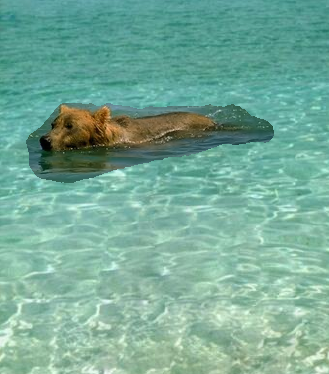
#> input picture cpLabs/lab8/data/naive.png, 329 x 374 px
$ python dragndrop_app.py data/naive.png data/poisson.png   (older library calls are emulated)
#> lines starting #> are read from the running program, lines starting #| are printed output that depends on the picture; after the words box and inside, x2 and y2 are one past the last pixel; in counts of white or black regions, pixels touching at a corner belong together
import cv2
import numpy as np

from lib.poisson import poisson_conj, naive_composite
import sys


if len(sys.argv) != 3:
	sys.exit("Usage: %s <bg_path> <fg_path>" % sys.argv[0])

bg_path = sys.argv[1]
fg_path = sys.argv[2]

mousedown = False
mode = False 		# drawing / moving
bx, by = -1, -1 	# mouse position on keydown
lx, ly = -1, -1 	# previous mouse position
fgx, fgy = 0, 0 	# position of fg
scale = 1.0 		# fg scale

bg = cv2.imread(bg_path)
#> bg is the input picture: shape (374, 329, 3); mean B, G, R 152.3, 170.6, 118.4
_fg = cv2.imread(fg_path)
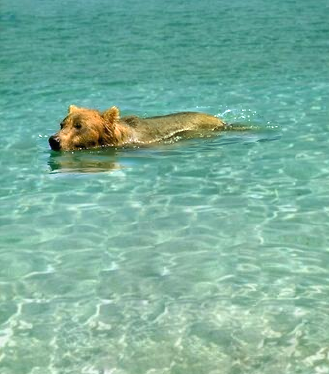
#> input picture cpLabs/lab8/data/poisson.png, 329 x 374 px
#> _fg is the input picture: shape (374, 329, 3); mean B, G, R 156.7, 176.1, 122.7
resize_factor = min(float(bg.shape[0])/_fg.shape[0], float(bg.shape[1])/_fg.shape[1])
#> resize_factor = 1
if resize_factor < 1:
	_fg = cv2.resize(_fg, (int(_fg.shape[1]*resize_factor),int(_fg.shape[0]*resize_factor)))
fg = _fg.copy()

mask = np.zeros(fg.shape, np.uint8)


# mouse callback function
# [47 lines left out: functions mouse_paint, floodfill_mask, not called in this run]

def state_display():
	global _fg, fg, bg, mask, fgx, fgy

	(bh,bw,bc) = bg.shape
	(fh,fw,fc) = _fg.shape
	out = np.zeros((bh, bw+fw, bc), np.uint8)
	out[:, fw:] = bg[...]

	_f, m = stretch_n_crop(out.shape, fg, (fgx,fgy))
	_m, _ = stretch_n_crop(out.shape, mask, (fgx,fgy))
	bmask = _m.astype(np.bool)

	out[m] = _f[m]*0.5 + out[m]*0.5
	out[bmask] = _f[bmask]

	return out

def stretch_n_crop(shape, img, pos):
	(h,w) = shape[:2]
	(x,y) = pos
	out = np.zeros(shape, img.dtype)
	m = np.zeros(shape, img.dtype)
	ax0, ay0 = max(0,-x), max(0,-y)
	bx0, by0 = max(0,x), max(0,y)
	aw = img.shape[1] - ax0
	ah = img.shape[0] - ay0
	bw = w - bx0
	bh = h - by0
	ax1 = ax0 + aw
	ay1 = ay0 + ah
	bx1 = bx0 + bw
	by1 = by0 + bh
	if bh>0 and bw>0 and ah>0 and aw>0:
		if aw > bw:
			ax1 = ax0 + bw
		else:
			bx1 = bx0 + aw
		if ah > bh:
			ay1 = ay0 + bh
		else:
			by1 = by0 + ah
		out[by0:by1,bx0:bx1] = img[ay0:ay1,ax0:ax1]
		m[by0:by1,bx0:bx1] = 255
	return out, m.astype(np.bool)

cv2.namedWindow('image')
cv2.setMouseCallback('image', mouse_paint)

while(1):
	cv2.imshow('image',state_display())
#> in state_display, `out[:, fw:] = bg[...]`:
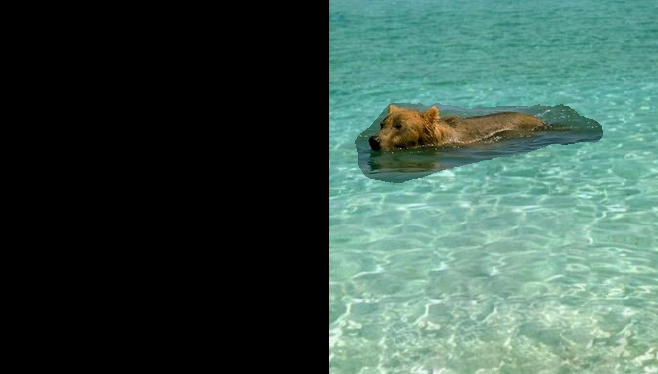
#> out: shape (374, 658, 3); mean B, G, R 76.1, 85.3, 59.2
#> in stretch_n_crop, `out[by0:by1,bx0:bx1] = img[ay0:ay1,ax0:ax1]`:
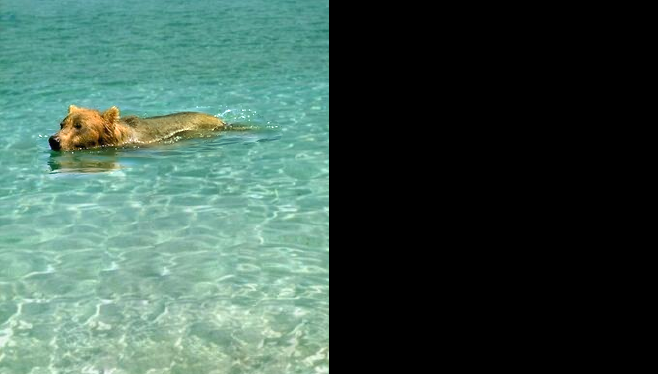
#> out: shape (374, 658, 3); mean B, G, R 78.3, 88.1, 61.4
#> in state_display, `_f, m = stretch_n_crop(out.shape, fg, (fgx,fgy))`:
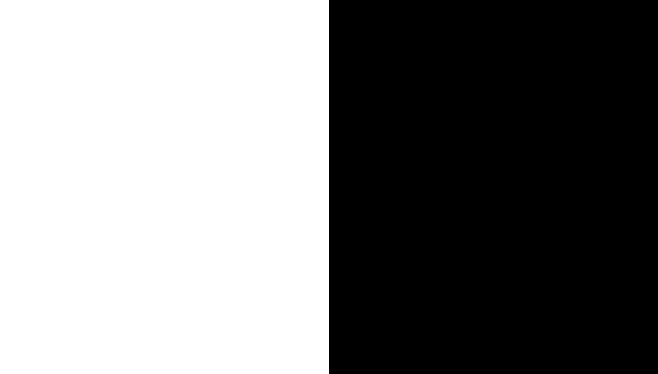
#> m: shape (374, 658, 3) bool; 50% white; 1 white region, box (x1, y1, x2, y2) and area: (0, 0, 329, 374) 123046
#> in stretch_n_crop (call 2), `out[by0:by1,bx0:bx1] = img[ay0:ay1,ax0:ax1]`: out: shape (374, 658, 3); every value is 0
#> in state_display, `out[m] = _f[m]*0.5 + out[m]*0.5`:
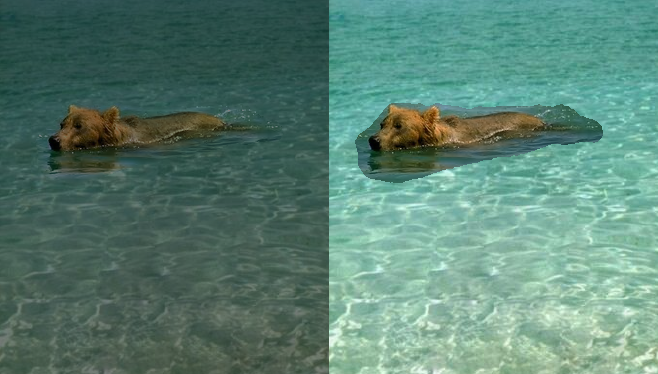
#> out: shape (374, 658, 3); mean B, G, R 115.2, 129.2, 89.7
	k = cv2.waitKey(1) & 0xFF
#> (key Esc is pressed here)
	if k == ord('m'):
		mode = not mode
	elif k == ord('='): # key =/+
		if scale < 2.2:
			scale += 0.1
			fg = cv2.resize(_fg, (int(_fg.shape[1]*scale),int(_fg.shape[0]*scale)))
			mask = cv2.resize(mask, (int(_fg.shape[1]*scale),int(_fg.shape[0]*scale)))
	elif k == ord('-'): # key -/_
		if scale > 0.2:
			scale -= 0.1
			fg = cv2.resize(_fg, (int(_fg.shape[1]*scale),int(_fg.shape[0]*scale)))
			mask = cv2.resize(mask, (int(_fg.shape[1]*scale),int(_fg.shape[0]*scale)))
	elif (k == 13) or (k == 32):
		(fh,fw,fc) = _fg.shape
		(bh,bw,bc) = bg.shape
		fg_v, _ = stretch_n_crop(bg.shape, fg, (fgx-fw,fgy))
		mask_v, _ = stretch_n_crop(bg.shape, mask, (fgx-fw,fgy))

		disp = np.zeros((bh, bw+fw, bc), np.uint8)
		disp[:, fw:] = poisson_conj(bg,fg_v,mask_v, 200)

		cv2.imshow('image',disp)
		cv2.waitKey(0)
	elif k == 27:
		break

cv2.destroyAllWindows()
